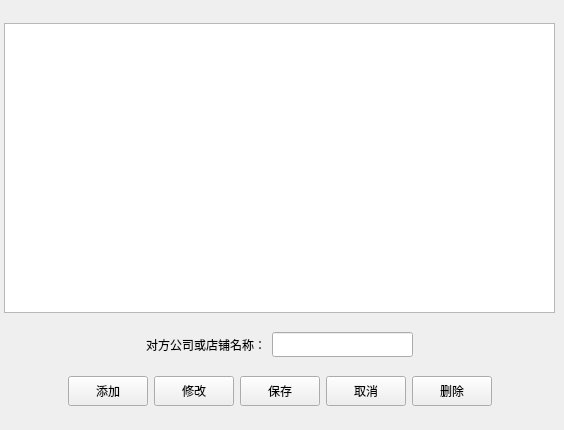
         <widget class="QWidget" name="Allocation_page">
          <widget class="QWidget" name="layoutWidget">
           <property name="geometry">
            <rect>
             <x>4</x>
             <y>10</y>
             <width>551</width>
             <height>411</height>
            </rect>
           </property>
           <layout class="QVBoxLayout" name="verticalLayout">
            <item>
             <widget class="QTableView" name="Allocation_tableView">
              <property name="sizePolicy">
               <sizepolicy hsizetype="Expanding" vsizetype="Maximum">
                <horstretch>0</horstretch>
                <verstretch>0</verstretch>
               </sizepolicy>
              </property>
              <property name="minimumSize">
               <size>
                <width>0</width>
                <height>290</height>
               </size>
              </property>
             </widget>
            </item>
            <item>
             <layout class="QHBoxLayout" name="horizontalLayout">
              <item>
               <spacer name="horizontalSpacer">
                <property name="orientation">
                 <enum>Qt::Horizontal</enum>
                </property>
                <property name="sizeHint" stdset="0">
                 <size>
                  <width>40</width>
                  <height>20</height>
                 </size>
                </property>
               </spacer>
              </item>
              <item>
               <widget class="QLabel" name="label_24">
                <property name="styleSheet">
                 <string notr="true">background:transparent</string>
                </property>
                <property name="text">
                 <string>对方公司或店铺名称：</string>
                </property>
               </widget>
              </item>
              <item>
               <widget class="QLineEdit" name="Allocation_lineEdit">
                <property name="minimumSize">
                 <size>
                  <width>0</width>
                  <height>25</height>
                 </size>
                </property>
                <property name="styleSheet">
                 <string notr="true"/>
                </property>
               </widget>
              </item>
              <item>
               <spacer name="horizontalSpacer_2">
                <property name="orientation">
                 <enum>Qt::Horizontal</enum>
                </property>
                <property name="sizeHint" stdset="0">
                 <size>
                  <width>40</width>
                  <height>20</height>
                 </size>
                </property>
               </spacer>
              </item>
             </layout>
            </item>
            <item>
             <layout class="QHBoxLayout" name="horizontalLayout_3">
              <item>
               <spacer name="horizontalSpacer_3">
                <property name="orientation">
                 <enum>Qt::Horizontal</enum>
                </property>
                <property name="sizeHint" stdset="0">
                 <size>
                  <width>40</width>
                  <height>20</height>
                 </size>
                </property>
               </spacer>
              </item>
              <item>
               <layout class="QHBoxLayout" name="horizontalLayout_2">
                <item>
                 <widget class="QPushButton" name="Add_Allocation_pushButton">
                  <property name="minimumSize">
                   <size>
                    <width>0</width>
                    <height>30</height>
                   </size>
                  </property>
                  <property name="styleSheet">
                   <string notr="true"/>
                  </property>
                  <property name="text">
                   <string>添加</string>
                  </property>
                 </widget>
                </item>
                <item>
                 <widget class="QPushButton" name="Modify_Allocation_pushButton">
                  <property name="minimumSize">
                   <size>
                    <width>0</width>
                    <height>30</height>
                   </size>
                  </property>
                  <property name="styleSheet">
                   <string notr="true"/>
                  </property>
                  <property name="text">
                   <string>修改</string>
                  </property>
                 </widget>
                </item>
                <item>
                 <widget class="QPushButton" name="Save_Allocation_pushButton">
                  <property name="minimumSize">
                   <size>
                    <width>0</width>
                    <height>30</height>
                   </size>
                  </property>
                  <property name="styleSheet">
                   <string notr="true"/>
                  </property>
                  <property name="text">
                   <string>保存</string>
                  </property>
                 </widget>
                </item>
                <item>
                 <widget class="QPushButton" name="Cancle_Allocation_pushButton">
                  <property name="minimumSize">
                   <size>
                    <width>0</width>
                    <height>30</height>
                   </size>
                  </property>
                  <property name="styleSheet">
                   <string notr="true"/>
                  </property>
                  <property name="text">
                   <string>取消</string>
                  </property>
                 </widget>
                </item>
                <item>
                 <widget class="QPushButton" name="Delete_Allocation_pushButton">
                  <property name="minimumSize">
                   <size>
                    <width>0</width>
                    <height>30</height>
                   </size>
                  </property>
                  <property name="styleSheet">
                   <string notr="true"/>
                  </property>
                  <property name="text">
                   <string>删除</string>
                  </property>
                 </widget>
                </item>
               </layout>
              </item>
              <item>
               <spacer name="horizontalSpacer_4">
                <property name="orientation">
                 <enum>Qt::Horizontal</enum>
                </property>
                <property name="sizeHint" stdset="0">
                 <size>
                  <width>40</width>
                  <height>20</height>
                 </size>
                </property>
               </spacer>
              </item>
             </layout>
            </item>
           </layout>
          </widget>
         </widget>
